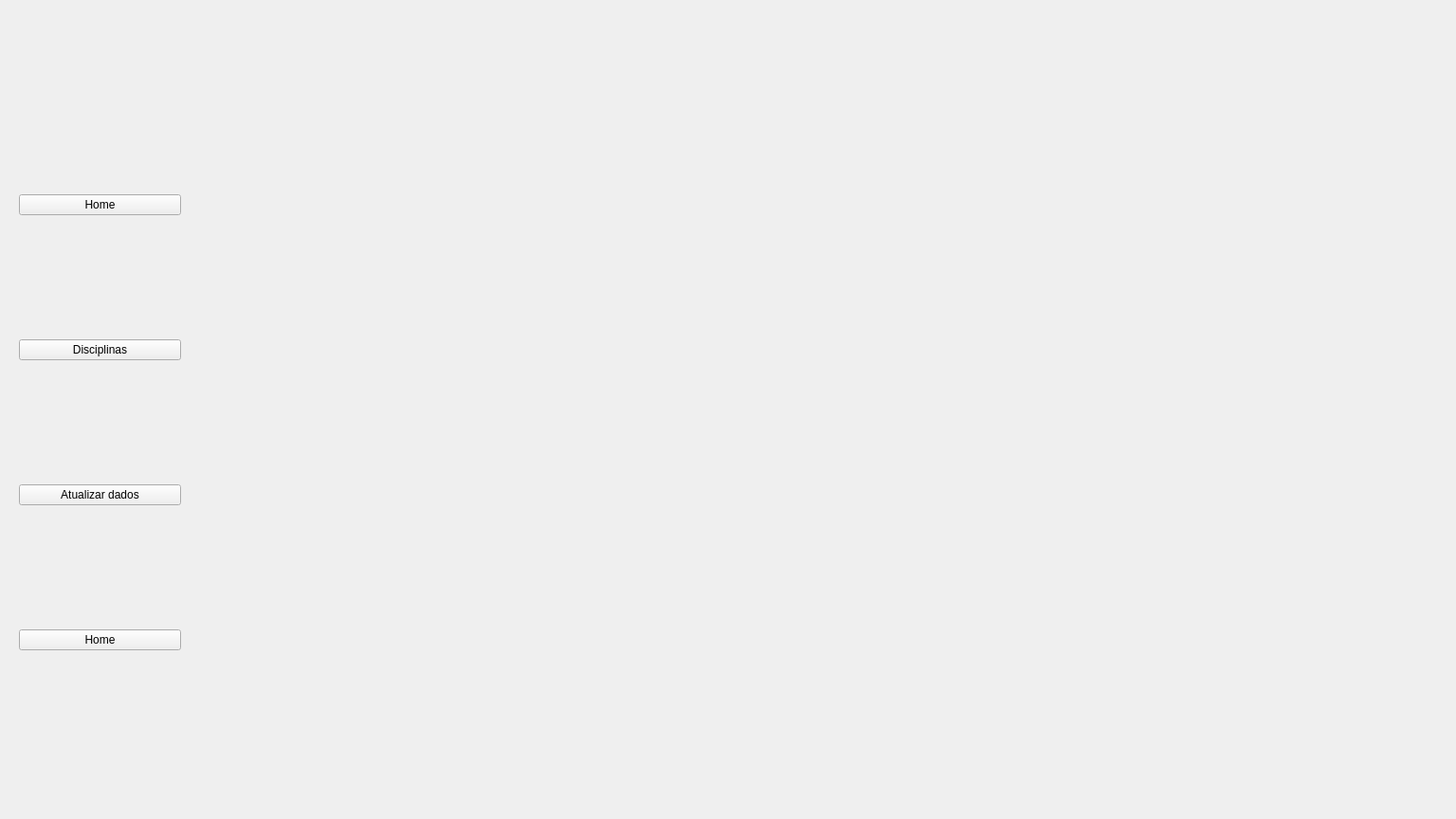
<?xml version="1.0" encoding="UTF-8"?>
<ui version="4.0">
 <class>Form</class>
 <widget class="QWidget" name="Form">
  <property name="geometry">
   <rect>
    <x>0</x>
    <y>0</y>
    <width>1536</width>
    <height>864</height>
   </rect>
  </property>
  <property name="windowTitle">
   <string>Form</string>
  </property>
  <widget class="QWidget" name="verticalLayoutWidget">
   <property name="geometry">
    <rect>
     <x>20</x>
     <y>80</y>
     <width>171</width>
     <height>731</height>
    </rect>
   </property>
   <layout class="QVBoxLayout" name="verticalLayout">
    <item>
     <widget class="QPushButton" name="menu_btn_hom">
      <property name="text">
       <string>Home</string>
      </property>
     </widget>
    </item>
    <item>
     <widget class="QPushButton" name="menu_btn_disciplinas">
      <property name="text">
       <string>Disciplinas</string>
      </property>
     </widget>
    </item>
    <item>
     <widget class="QPushButton" name="menu_btn_atualizar_dados">
      <property name="text">
       <string>Atualizar dados</string>
      </property>
     </widget>
    </item>
    <item>
     <widget class="QPushButton" name="menu_btn_atualizar_senha">
      <property name="text">
       <string>Home</string>
      </property>
     </widget>
    </item>
   </layout>
  </widget>
 </widget>
 <resources/>
 <connections/>
</ui>
